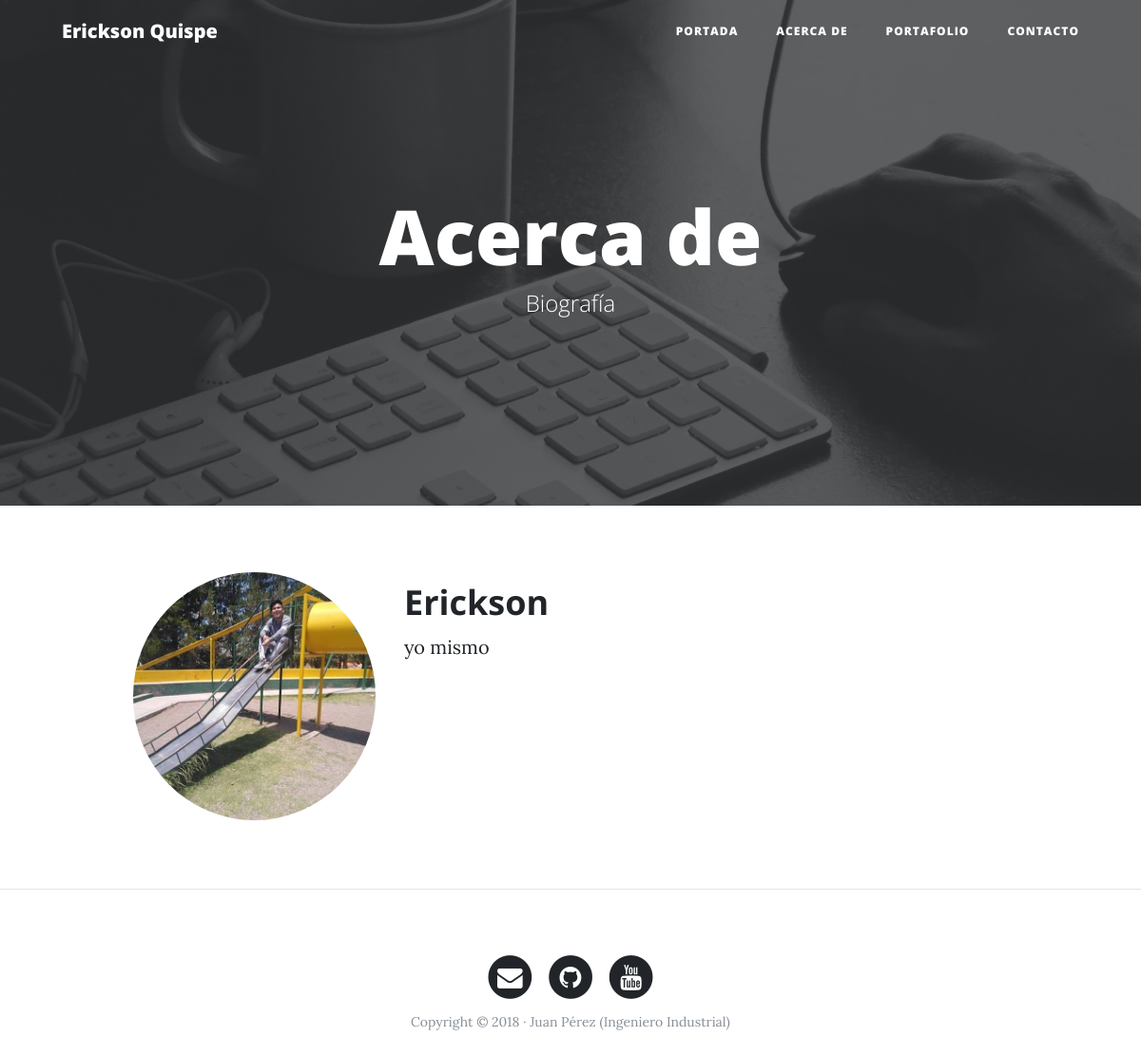
/about, run on the app's committed database.
### about/models.py (models this page shows, shortened)
class Project(models.Model):
    name=models.CharField(max_length=30)
    description=models.TextField()
    image=models.ImageField(upload_to='projects')
    link=models.URLField(null=True,blank=True)
    create=models.TimeField(auto_now_add=True,verbose_name="date create")
    update=models.TimeField(auto_now=True,verbose_name="date update")

### about/views.py (the view)
# urls.py: path('about',about_views.about, name='about'),
def about(request):
    projects=Project.objects.all()
    return render(request,"core/about.html",{'projects':projects})

### core/templates/core/about.html (shortened to what this page needs)
  {% extends "core/base.html" %}
  {% load static %}
  {% block bgimagen %}{% static 'core/img/home-bg.jpg' %}{% endblock %}
  {% block header %}
    <h1>Acerca de</h1>
    <span class="subheading">Biografía</span>
  {% endblock header %}
  {% block content %}
    <div class="container">
      {% for proyecto in projects %}
      <div class="row">
        <div class="col-lg-3 col-md-4 offset-lg-1">
          <img class="img-fluid avatar" src="{{proyecto.image.url}}" alt="">
        </div>
        <div class="col-lg-7 col-md-8">
          <h2 class="section-heading">{{proyecto.name}}</h2>
          <p>{{proyecto.description}}</p>
        </div>
      </div>
      {% endfor %}
    </div>
    <hr>
  {% endblock content %}

### data on the page
Project: image (picture), name "Erickson", description "yo mismo"
